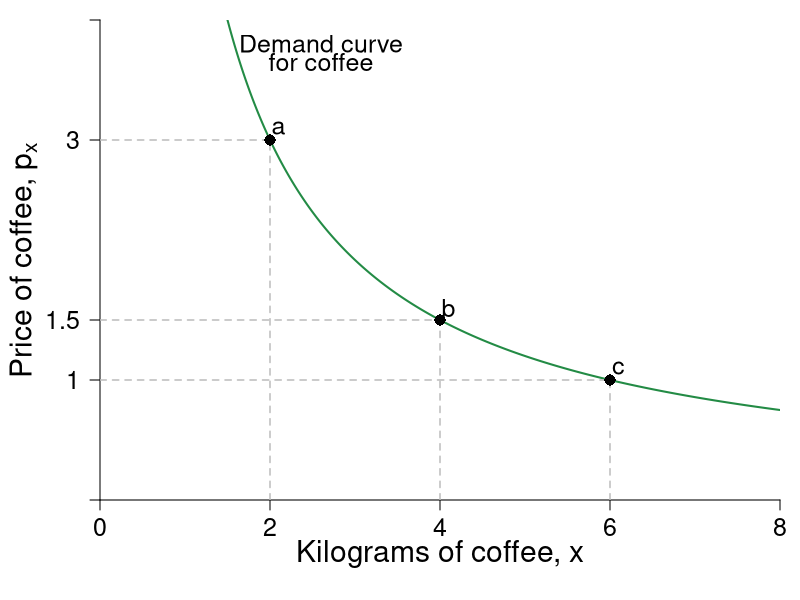

R code for this plot:
#Graph Designer: Simon Halliday
#Authors: Bowles and Halliday
#Title: Microeconomics: Competition, Conflict and Coordination

library(shape)
pdf(file = "indmarketdemand/cd_demand_coffeedata.pdf", width = 8, height = 8)

#Set parameters for graphics
pointsize <- 1.8
axislabelsize <- 1.8
labelsize <- 1.5
namesize <- 1.8
annotatesize <- 1.5
graphlinewidth <- 2
segmentlinewidth <- 1.5


COL <- c("#7fc97f", "#beaed4", "#fdc086", "#ffff99", "#386cb0", "#f0027f", "#bf5b17", "#666666")
COLA <- c("#e0f3db", "#99d8c9","#66c2a4","#41ae76", "#238b45", "#005824")
COLB <- c("#4eb3d3", "#2b8cbe", "#0868ac","#084081")

#Edited the margins to cater for the larger LHS labels
par(mar =  c(5, 5, 1, 1))

ppf <- function(x, slope = 1, bary = 20) {
  bary - slope * x
}

demand <- function(x, alpha = 0.5, endowment = 12){
  (endowment*alpha)/x
}

uFn <- function(x, y, alpha = 0.8){
  ((x)^alpha)*(y^(1-alpha))
}

indiffA <- function(x, ubar = uFn(8,2) - 1, alpha = 0.3) {
  (ubar/ ((x)^alpha))^(1/ (1 - alpha))
}

ylims <- c(0, 4)
xlims <- c(0, 8)

npts <- 501 
x <- seq(xlims[1], xlims[2], length.out = npts)
y <- seq(ylims[1], ylims[2], length.out = npts) 
a <- c(uFn(16, 2), uFn(16, 4), uFn(16, 8)) #alpha = 0.8

plot(0, 0, xlim = xlims, ylim = ylims, type = "n",
     xlab = expression(paste("")),
     ylab = expression(paste("")), 
     xaxt = "n", 
     yaxt = "n", 
     cex.lab = axislabelsize, 
     bty = "n", 
     xaxs="i", 
     yaxs="i"
)


# ticksy <- seq(from = 0, to = ylims[2], by = 1)
# ylabels <- seq(from = 0, to = ylims[2], by = 1)
ticksx <- seq(from = 0, to = xlims[2], by = 2)
xlabels <- seq(from = 0, to = xlims[2], by = 2)
ticksy <- c(ylims[1], 1, 1.5, 3, ylims[2])
ylabels <- c(NA, 1, 1.5, 3, NA)
# ticksx <- c(xlims[1], 5.25, 8.944272, xlims[2])
# xlabels <- c(NA, expression(paste(x,"*")), expression(paste(bar(x))), NA)

axis(1, at = ticksx, pos = 0, labels = xlabels, cex.axis = labelsize)
axis(2, at = ticksy, pos = 0, labels = ylabels, las = 1, cex.axis = labelsize)

npts <- 500 
xx1 <- seq(xlims[1], xlims[2], length.out = npts)
xx2 <- seq(0, xlims[2], length.out = npts)
xx3 <- seq(xlims[1], 0, length.out = npts)

#Draw the graphs
lines(xx1, demand(xx1), col = COLA[5], lwd = graphlinewidth)

#Axis labels
text(0.5*xlims[2], -0.45, expression(paste("Kilograms of coffee, ", x)), xpd = TRUE, cex = axislabelsize) 
text(-0.9, 0.5*ylims[2], expression(paste("Price of coffee, ", p[x])), xpd = TRUE, cex = axislabelsize, srt = 90) 

#Add mrs = mrt at i
text(11, 16.75, expression(paste("for ", alpha == 0.5, " and ", m == 100)), cex = labelsize)
text(11, 15.25, expression(paste("then ", x == 5)), cex = labelsize)
text(11, 16, expression(paste("when ", p[x]== 10)), cex = labelsize)
Arrows(10, 15, 5.5, 10.5, col = "black", lty = 1, lwd = 2, arr.type = "triangle", arr.lwd = 0.5)

#Label the indifference curves
text(8.1, 38, expression(u[1]^A), cex = labelsize)
text(9.5, 38, expression(u[2]^A), cex = labelsize)
text(11.3, 38, expression(u[3]^A), cex = labelsize)

#Label the feasible frontiers
text(2.6, 3.8, expression(paste("Demand curve")), cex = labelsize)
text(2.6, 3.65, expression(paste("for coffee")), cex = labelsize)
text(14, 6, expression(paste(x == frac(alpha*m, p[x]), " or")), cex = labelsize)
text(14, 4.5, expression(paste(p[x] == frac(alpha*m, x))), cex = labelsize)

#Annotate max u point on feasible frontier
#text(5.2, ppf(5) + 0.2, expression(paste(i)), cex = labelsize)

# segments(0, 10, 5, 10, lty = 2, col = "gray", lwd = segmentlinewidth)
# segments(5, 0, 5, 10, lty = 2, col = "gray", lwd = segmentlinewidth)

# segments(0, 1, 4, 1,  lty = 2, col = "gray", lwd = segmentlinewidth)
# segments(4, 0, 4, 1,  lty = 2, col = "gray", lwd = segmentlinewidth)
# 
# segments(0, 0.5, 8, 0.5, lty = 2, col = "gray", lwd = segmentlinewidth)
# segments(8, 0, 8, 0.5, lty = 2, col = "gray", lwd = segmentlinewidth)
#segments(0, ppf(x = 16, bary = 40, slope = 2), 16, ppf(x = 16, bary = 40, slope = 2), lty = 2, col = "gray", lwd = segmentlinewidth)

#Vector of quantity demanded from the adjacent figure
demandx <- c(2, 4, 6)
#Segments for the prices and quantities
segments(0, demand(demandx[1]), demandx[1], demand(demandx[1]), lty = 2, col = "gray", lwd = segmentlinewidth)
segments(demandx[1], 0, demandx[1], demand(demandx[1]), lty = 2, col = "gray", lwd = segmentlinewidth)
segments(0, demand(demandx[2]), demandx[2], demand(demandx[2]), lty = 2, col = "gray", lwd = segmentlinewidth)
segments(demandx[2], 0, demandx[2], demand(demandx[2]), lty = 2, col = "gray", lwd = segmentlinewidth)
segments(0, demand(demandx[3]), demandx[3], demand(demandx[3]), lty = 2, col = "gray", lwd = segmentlinewidth)
segments(demandx[3], 0, demandx[3], demand(demandx[3]), lty = 2, col = "gray", lwd = segmentlinewidth)

points(demandx[1], demand(demandx[1]), pch = 16, col = "black", cex = 1.5)
points(demandx[2], demand(demandx[2]), pch = 16, col = "black", cex = 1.5)
points(demandx[3], demand(demandx[3]), pch = 16, col = "black", cex = 1.5)

text(demandx[1] + 0.1, demand(demandx[1]) + 0.1, 
     expression(paste(a)), cex = annotatesize)

text(demandx[2] + 0.1, demand(demandx[2]) + 0.1, 
     expression(paste(b)), cex = annotatesize)

text(demandx[3] + 0.1, demand(demandx[3]) + 0.1, 
     expression(paste(c)), cex = annotatesize)

# points(4, 1, pch = 16, col = "black", cex = 1.5)
# points(8, 0.5, pch = 16, col = "black", cex = 1.5)



# text(2.3+0.2, ppf(2.3) + 0.2, expression(paste(a)), cex = labelsize)
# segments(2.3, 0, 2.3, ppf(x = 2.3), lty = 2, col = "gray", lwd = segmentlinewidth)
# segments(0, ppf(x = 2.3), 2.3, ppf(x = 2.3), lty = 2, col = "gray", lwd = segmentlinewidth)
# points(2.3, ppf(x = 2.3), pch = 16, col = "black", cex = 1.5)


# text(7.7+0.2, ppf(7.7) + 0.2, expression(paste(b)), cex = labelsize)
# segments(7.7, 0, 7.7, ppf(x = 7.7), lty = 2, col = "gray", lwd = segmentlinewidth)
# segments(0, ppf(x = 7.7), 7.7, ppf(x = 7.7), lty = 2, col = "gray", lwd = segmentlinewidth)
# points(7.7, ppf(x = 7.7), pch = 16, col = "black", cex = 1.5)



dev.off()
